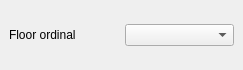
<?xml version="1.0" encoding="UTF-8"?>
<ui version="4.0">
 <class>FloorPickerWidget</class>
 <widget class="QDockWidget" name="FloorPickerWidget">
  <property name="geometry">
   <rect>
    <x>0</x>
    <y>0</y>
    <width>243</width>
    <height>70</height>
   </rect>
  </property>
  <property name="windowTitle">
   <string>Floor Picker</string>
  </property>
  <widget class="QWidget" name="dockWidgetContents">
   <layout class="QHBoxLayout" name="horizontalLayout">
    <item>
     <widget class="QLabel" name="label_2">
      <property name="text">
       <string>Floor ordinal</string>
      </property>
     </widget>
    </item>
    <item>
     <widget class="QComboBox" name="floorPicker"/>
    </item>
   </layout>
  </widget>
 </widget>
 <resources/>
 <connections/>
</ui>
